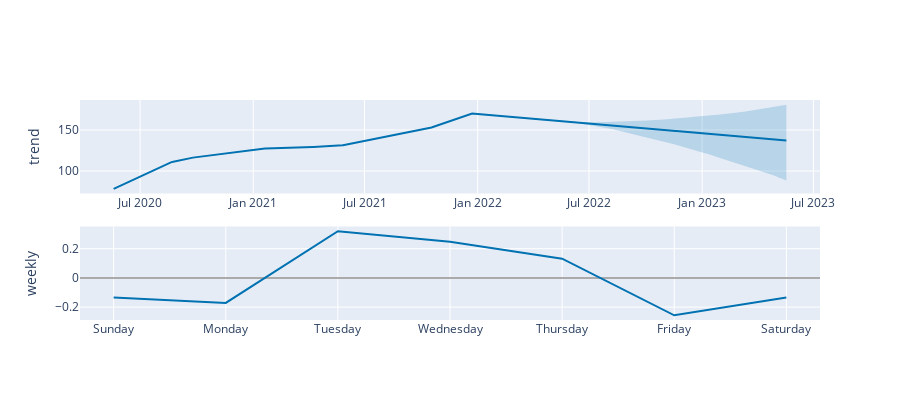

Write notebook code for a chart like this one.
### Code cell
plot_components_plotly(m, forecast)

### Figure 1 — Plotly figure (JSON) as saved in the notebook; plotly's stock layout.template omitted (floating-point values rounded to 4 significant figures; data arrays with more than 128 entries replaced by an {"elided": "..."} marker saying what was removed)
{"data": [{"line": {"color": "#0072B2", "width": 2}, "mode": "lines", "name": "trend", "type": "scatter", "x": {"elided": "870 str values"}, "xaxis": "x", "y": {"elided": "870 float values"}, "yaxis": "y"}, {"line": {"color": "rgba(0, 114, 178, 0.2)", "width": 0}, "mode": "lines", "name": "trend_upper", "type": "scatter", "x": {"elided": "870 str values"}, "xaxis": "x", "y": {"elided": "870 float values"}, "yaxis": "y"}, {"fill": "tonexty", "fillcolor": "rgba(0, 114, 178, 0.2)", "line": {"color": "rgba(0, 114, 178, 0.2)", "width": 0}, "mode": "lines", "name": "trend_lower", "type": "scatter", "x": {"elided": "870 str values"}, "xaxis": "x", "y": {"elided": "870 float values"}, "yaxis": "y"}, {"line": {"color": "#0072B2", "width": 2}, "mode": "lines", "name": "weekly", "type": "scatter", "x": ["2017-01-01T00:00:00", "2017-01-02T00:00:00", "2017-01-03T00:00:00", "2017-01-04T00:00:00", "2017-01-05T00:00:00", "2017-01-06T00:00:00", "2017-01-07T00:00:00"], "xaxis": "x2", "y": [-0.135, -0.1716, 0.3199, 0.2467, 0.1313, -0.2564, -0.135], "yaxis": "y2"}], "layout": {"height": 400, "showlegend": false, "width": 900, "xaxis": {"anchor": "y", "domain": [0, 1], "range": ["2020-03-25T07:12:00", "2023-07-11T16:48:00"], "type": "date"}, "xaxis2": {"anchor": "y2", "domain": [0, 1], "range": ["2016-12-31T16:48:00", "2017-01-07T07:12:00"], "tickformat": "%A", "type": "date"}, "yaxis": {"anchor": "x", "domain": [0.575, 1], "rangemode": "normal", "title": {"text": "trend"}, "zerolinecolor": "#AAA"}, "yaxis2": {"anchor": "x2", "domain": [0, 0.425], "title": {"text": "weekly"}, "zerolinecolor": "#AAA"}}}
